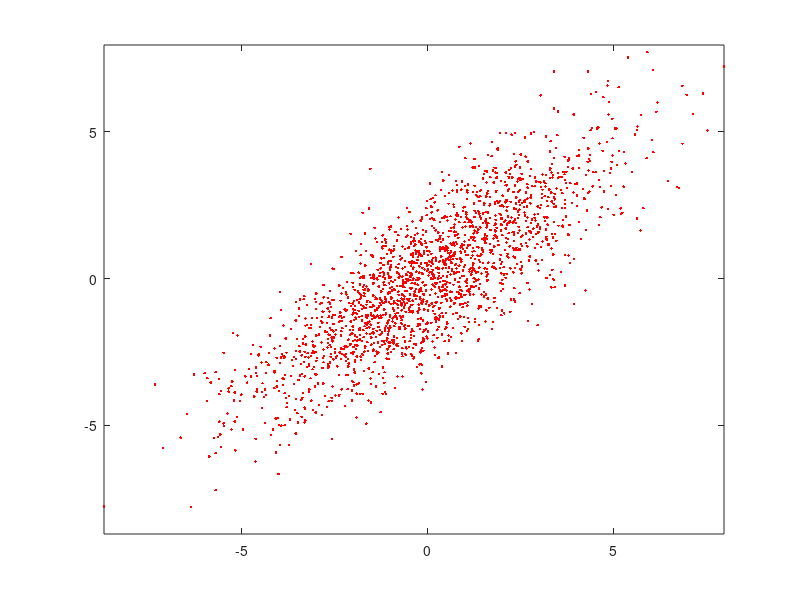
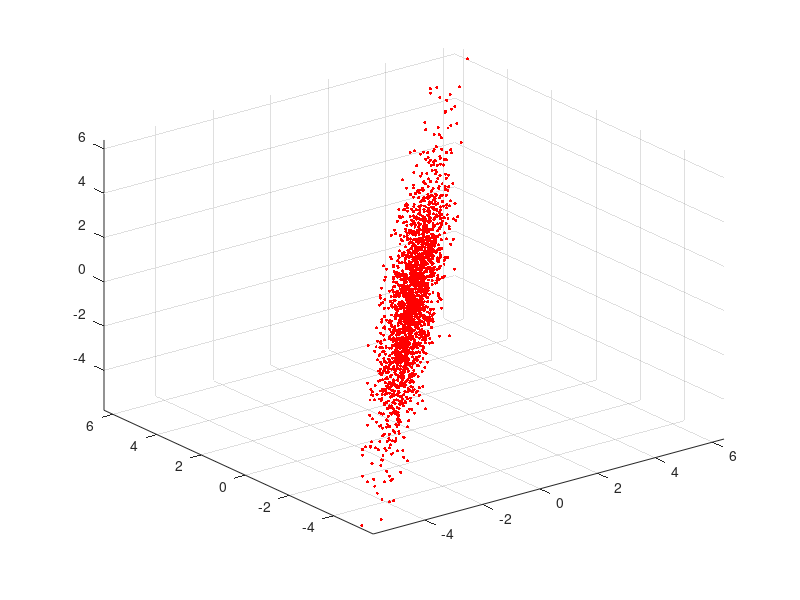

Recreate these plots in MATLAB, in order.
clear; clc;

%% generate 1-d subspace on 2-d search space
populationSize = 2e3;
X = Inf * ones(2, populationSize); % samples
D = [1/sqrt(2) 1/sqrt(2)]'; % eigenvector to generate 1-d subspace
% D = [1/sqrt(2) -1/sqrt(2)]';
stepSize = 3;
for i = 1 : populationSize
    % X(:, i) = stepSize * D * randn(size(D, 2), 1);
    X(:, i) = randn(size(D, 1), 1) + stepSize * D * randn(size(D, 2), 1);
end
figure(1);
plot(X(1, :), X(2, :), 'r.');
xlim([min(X(:)) max(X(:))]);
ylim([min(X(:)) max(X(:))]);

%% generate 1-d subspace on 3-d search space
dimension = 3;
populationSize = 2e3;
learningRate = 0.9;
stepSize = 3;
eigenVector = 1/sqrt(3) * ones(dimension, 1); % eigenvector to generate 1-d subspace
X = sqrt(1 - learningRate) * mvnrnd(zeros(dimension, 1), eye(dimension), populationSize)' + ...
    sqrt(learningRate) * stepSize * eigenVector * randn(size(eigenVector, 2), populationSize);
figure(2);
scatter3(X(1, :), X(2, :), X(3, :), 5, 'r', 'filled');
xlim([min(X(:)) max(X(:))]);
ylim([min(X(:)) max(X(:))]);
zlim([min(X(:)) max(X(:))]);
